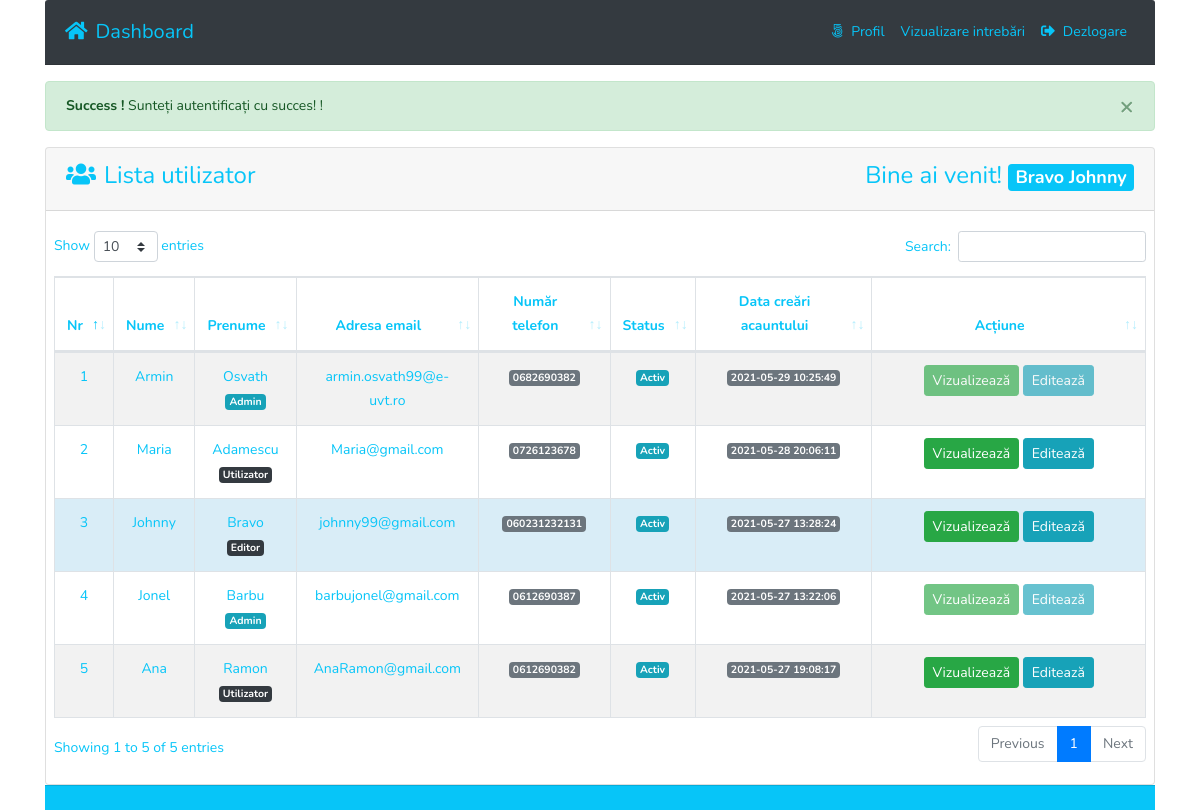
The app's page /Html/Admin/index.php (signed in) with its own data.
### tables this page shows
CREATE TABLE `tbl_users` (
  `id` int(11) NOT NULL,
  `name` varchar(255) DEFAULT NULL,
  `username` varchar(255) DEFAULT NULL,
  `email` varchar(255) DEFAULT NULL,
  `password` varchar(255) DEFAULT NULL,
  `mobile` varchar(25) DEFAULT NULL,
  `roleid` tinyint(4) DEFAULT NULL,
  `isActive` tinyint(4) DEFAULT 0,
  `created_at` timestamp NOT NULL DEFAULT current_timestamp(),
  `updated_at` timestamp NOT NULL DEFAULT current_timestamp()
);

### lib/Session.php (called while the page is built, shortened)
<?php
class Session{
  public static function get($key){
    if (isset($_SESSION[$key])) {
      return $_SESSION[$key];
    }else{
      return false;
    }
  }
}

### lib/Database.php (called while the page is built, shortened)
<?php
class  Database{
  public $pdo;
  public function __construct(){
    if (!isset($this->pdo)) {
      try {
        $link = new PDO('mysql:host='.DB_HOST.'; dbname='.DB_NAME, DB_USER, DB_PASS);
        $link->setAttribute(PDO::ATTR_ERRMODE, PDO::ERRMODE_EXCEPTION);
        $link->exec("SET CHARACTER SET utf8");
        $this->pdo  =  $link;
      } catch (PDOException $e) {
        die("Connection error...".$e->getMessage());
      }
    }
  }
}

### Html/Admin/index.php (the view, shortened to what this page needs)
<?php
include '../inc/header.php';
$logMsg = Session::get('logMsg');
if (isset($logMsg)) {
  echo $logMsg;
}
?>
      <div class="card ">
        <div class="card-header">
          <h3 style="color: #07c5f8"><i class="fas fa-users mr-2"></i>Lista utilizator<span class="float-right">Bine ai venit! <strong>
            <span class="badge badge-lg badge-secondary text-white" style="background-color: #07c5f8" >
<?php
$username = Session::get('username');
$name = Session::get('name');
if (isset($username)){
  echo $username,' ', $name;
}
 ?></span>
          </strong></span></h3>
        </div>
        <div class="card-body pr-2 pl-2">
          <table id="example" class="table table-striped table-bordered" style="width:100%">
                  <thead>
                    <tr>
                      <th  class="text-center">Nr</th>
                      <th  class="text-center">Nume</th>
                      <th  class="text-center">Prenume</th>
                      <th  class="text-center">Adresa email</th>
                      <th  class="text-center">Număr telefon</th>
                      <th  class="text-center">Status</th>
                      <th  class="text-center">Data creări acauntului</th>
                      <th  width='25%' class="text-center">Acțiune</th>
                    </tr>
                  </thead>
                  <tbody>
                    <?php
                      $allUser = $users->selectAllUserData();
                      if ($allUser) {
                        $i = 0;
                        foreach ($allUser as  $value) {
                          $i++;
                     ?>
                      <tr class="text-center"
                      <?php if (Session::get("id") == $value->id) {
                        echo "style='background:#d9edf7' ";
                      } ?>
                      >
                        <td><?php echo $i; ?></td>
                        <td><?php echo $value->name; ?></td>
                        <td><?php echo $value->username; ?> <br>
                          <?php if ($value->roleid  == '1'){
                          echo "<span class='badge badge-lg badge-info text-white'>Admin</span>";
                        } elseif ($value->roleid == '2') {
                          echo "<span class='badge badge-lg badge-dark text-white'>Editor</span>";
                        }elseif ($value->roleid == '3') {
                            echo "<span class='badge badge-lg badge-dark text-white'>Utilizator</span>";
                        } ?></td>
                        <td><?php echo $value->email; ?></td>
                        <td><span class="badge badge-lg badge-secondary text-white"><?php echo $value->mobile; ?></span></td>
                        <td>
                          <?php if ($value->isActive == '0') { ?>
                          <span class="badge badge-lg badge-info text-white">Activ</span>
                        <?php }else{ ?>
                    <span class="badge badge-lg badge-danger text-white">Deactiv</span>
                        <?php } ?>
                        </td>
                        <td><span class="badge badge-lg badge-secondary text-white"><?php echo $users->formatDate($value->created_at);  ?></span></td>
                        <td>
                          <?php if ( Session::get("roleid") == '1') {?>
                            <a class="btn btn-success btn-sm
                            " href="http://localhost/Proiect_pw/Public/profile?id=<?php echo $value->id;?>">Vizualizează</a>
                            <a class="btn btn-info btn-sm " href="http://localhost/Proiect_pw/Public/profile?id=<?php echo $value->id;?>">Editează</a>
                            <a onclick="return confirm('Are you sure To Delete ?')" class="btn btn-danger
                    <?php if (Session::get("id") == $value->id) {
                      echo "disabled";
                    } ?>
                             btn-sm " href="?remove=<?php echo $value->id;?>">Șterge</a>
                             <?php if ($value->isActive == '0') {  ?>
                               <a onclick="return confirm('Are you sure To Deactive ?')" class="btn btn-warning
                       <?php if (Session::get("id") == $value->id) {
                         echo "disabled";
                       } ?>
                                btn-sm " href="?deactive=<?php echo $value->id;?>">Dezactivează</a>
                             <?php } elseif($value->isActive == '1'){?>
                               <a onclick="return confirm('Are you sure To Active ?')" class="btn btn-secondary
                       <?php if (Session::get("id") == $value->id) {
                         echo "disabled";
                       } ?>
                                btn-sm " href="?active=<?php echo $value->id;?>">Activează</a>
                             <?php } ?>
                        <?php  }elseif(Session::get("id") == $value->id  && Session::get("roleid") == '2'){ ?>
                          <a class="btn btn-success btn-sm " href="http://localhost/Proiect_pw/Public/profile?id=<?php echo $value->id;?>">Vizualizează</a>
                          <a class="btn btn-info btn-sm " href="http://localhost/Proiect_pw/Public/profile?id=<?php echo $value->id;?>">Editează</a>
                        <?php  }elseif( Session::get("roleid") == '2'){ ?>
                          <a class="btn btn-success btn-sm
                          <?php if ($value->roleid == '1') {
                            echo "disabled";
                          } ?>
                          " href="http://localhost/Proiect_pw/Public/profile?id=<<?php echo $value->id;?>">Vizualizează</a>
                          <a class="btn btn-info btn-sm
                          <?php if ($value->roleid == '1') {
                            echo "disabled";
                          } ?>
                          " href="profile.php?id=<?php echo $value->id;?>">Editează</a>
                        <?php }elseif(Session::get("id") == $value->id  && Session::get("roleid") == '3'){ ?>
                          <a class="btn btn-success btn-sm " href="http://localhost/Proiect_pw/Public/profile?id=<?php echo $value->id;?>">Vizualizează</a>
                          <a class="btn btn-info btn-sm " href="http://localhost/Proiect_pw/Public/profile?id=<?php echo $value->id;?>">Editează</a>
                        <?php } ?>
                        </td>
                      </tr>
                    <?php }}else{ ?>
                      <tr class="text-center">
                      <td>Niciun utilizator nu este disponibil momentan!</td>
                    </tr>
                    <?php } ?>
                  </tbody>
              </table>
        </div>
      </div>
  <?php
  include '../inc/footer.php';
  ?>

### assets/style.css (style rules this page uses)
body { line-height: 24px; font-size: 14px; font-style: normal; font-weight: normal; visibility: visible; font-family: 'Nunito', sans-serif; color: #07c5f8; }
h1, h2, h3, h4, h5, h6 { color: black; font-family: 'Nunito', sans-serif; font-weight: 400; margin-top: 0; }
h3 { font-size: 24px; line-height: 30px; }

### records on screen
tbl_users: name "Armin", username "Osvath", shows "Admin", email "armin.osvath99@e-uvt.ro", mobile "0682690382", isActive "Activ", created_at "2021-05-29 10:25:49"
tbl_users: name "Maria", username "Adamescu", shows "Utilizator", email "Maria@gmail.com", mobile "0726123678", isActive "Activ", created_at "2021-05-28 20:06:11"
tbl_users: name "Johnny", username "Bravo", shows "Editor", email "johnny99@gmail.com", mobile "060231232131", isActive "Activ", created_at "2021-05-27 13:28:24"
tbl_users: name "Jonel", username "Barbu", shows "Admin", email "barbujonel@gmail.com", mobile "0612690387", isActive "Activ", created_at "2021-05-27 13:22:06"
tbl_users: name "Ana", username "Ramon", shows "Utilizator", email "AnaRamon@gmail.com", mobile "0612690382", isActive "Activ", created_at "2021-05-27 19:08:17"

### other values on screen
$logMsg "× Success ! Sunteți autentificați cu succes! !"
$username "Bravo"
$name "Johnny"
